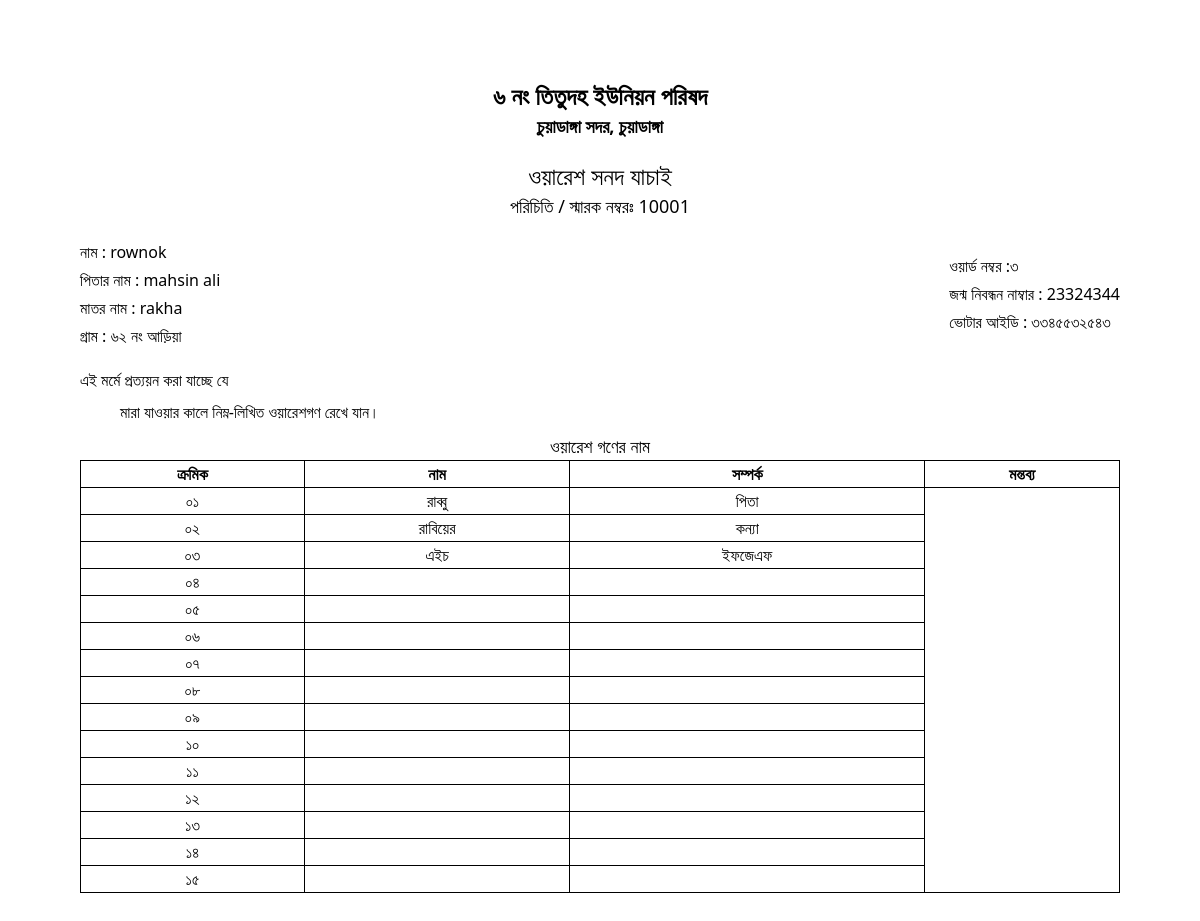
Page /waresreport.php?id=10001 on the committed database.
### tables this page shows
CREATE TABLE `wares` (
  `id` int(11) NOT NULL,
  `sarok` varchar(255) NOT NULL,
  `name` varchar(255) NOT NULL,
  `fathername` varchar(255) NOT NULL,
  `mothername` varchar(255) NOT NULL,
  `gram` varchar(255) NOT NULL,
  `word` varchar(255) NOT NULL,
  `deathno` varchar(255) NOT NULL,
  `voterid` varchar(255) NOT NULL,
  `mobileno` varchar(255) NOT NULL,
  `aname` varchar(255) NOT NULL,
  `w1` varchar(255) DEFAULT NULL,
  `w2` varchar(255) DEFAULT NULL,
  `w3` varchar(255) DEFAULT NULL,
  `w4` varchar(255) DEFAULT NULL,
  `w5` varchar(255) DEFAULT NULL,
  `w6` varchar(255) DEFAULT NULL,
  `w7` varchar(255) DEFAULT NULL,
  `w8` varchar(255) DEFAULT NULL,
  `w9` varchar(255) DEFAULT NULL,
  `w10` varchar(255) DEFAULT NULL,
  `w11` varchar(255) DEFAULT NULL,
  `w12` varchar(255) DEFAULT NULL,
  `w13` varchar(255) DEFAULT NULL,
  `w14` varchar(255) DEFAULT NULL,
  `w15` varchar(255) DEFAULT NULL,
  `r1` varchar(255) DEFAULT NULL,
  `r2` varchar(255) DEFAULT NULL,
  `r3` varchar(255) DEFAULT NULL,
  `r4` varchar(255) DEFAULT NULL,
  `r5` varchar(255) DEFAULT NULL,
  `r6` varchar(255) DEFAULT NULL,
  `r7` varchar(255) DEFAULT NULL,
  `r8` varchar(255) DEFAULT NULL,
  `r9` varchar(255) DEFAULT NULL,
  `r10` varchar(255) DEFAULT NULL,
  `r11` varchar(255) DEFAULT NULL,
  `r12` varchar(255) DEFAULT NULL,
  `r13` varchar(255) DEFAULT NULL,
  `r14` varchar(255) DEFAULT NULL,
  `r15` varchar(255) DEFAULT NULL
);

### waresreport.php (the view, shortened to what this page needs)
<?php
  include '_dbconnect.php';
  if (isset($_REQUEST['id'])) {
    $rid=$_REQUEST['id'];
    $query="SELECT * FROM `wares` WHERE sarok=$rid";
    $poriciti=mysqli_query($con,$query);
    $result=mysqli_fetch_array($poriciti);
}
?>
<!DOCTYPE html>
<html lang="en" dir="ltr">
<head>
    <script src="https://cdn.tailwindcss.com"></script>
</head>
<body class='bg-white mb-10'>
<div class='px-20 py-20 relative'>
<?php
                   $rid= $result['sarok'];
                   $name= $result['name'];
                   $fathername= $result['fathername'];
                   $mothername= $result['mothername'];
                   $gram= $result['gram'];
                   $word= $result['word'];
                   $birthno= $result['deathno'];
                   $voterid= $result['voterid'];
                   $w1= $result['w1'];
                   $w2= $result['w2'];
                   $w3= $result['w3'];
                   $w4= $result['w4'];
                   $w5= $result['w5'];
                   $w6= $result['w6'];
                   $w7= $result['w7'];
                   $w8= $result['w8'];
                   $w9= $result['w9'];
                   $w10= $result['w10'];
                   $w11= $result['w11'];
                   $w12= $result['w12'];
                   $w13= $result['w13'];
                   $w14= $result['w14'];
                   $w15= $result['w15'];
                   $r1= $result['r1'];
                   $r2= $result['r2'];
                   $r3= $result['r3'];
                   $r4= $result['r4'];
                   $r5= $result['r5'];
                   $r6= $result['r6'];
                   $r7= $result['r7'];
                   $r8= $result['r8'];
                   $r9= $result['r9'];
                   $r10= $result['r10'];
                   $r11= $result['r11'];
                   $r12= $result['r12'];
                   $r13= $result['r13'];
                   $r14= $result['r14'];
                   $r15= $result['r15'];
                    ?>
    <p class="text-2xl text-center font-semibold">৬ নং তিতুদহ ইউনিয়ন পরিষদ </p>
    <p class="text-lg text-center font-semibold mb-5">চুয়াডাঙ্গা সদর, চুয়াডাঙ্গা</p>
<p class='text-center font-medium text-2xl'>ওয়ারেশ সনদ যাচাই </p>
<p class='text-center font-medium text-lg'>পরিচিতি / স্মারক নম্বরঃ <span><?= $rid ?></span></p>
<div class='flex justify-between items-center my-5'>
        <div class="space-y-1">
        <p class=''> নাম : <span><?= $name ?></span> </p>
            <p class=''>পিতার নাম : <span><?= $fathername ?></span> </p>
            <p class=''>মাতর নাম : <span><?= $mothername ?></span> </p>
            <p class=''>গ্রাম : <span><?= $gram ?></span> </p>
        </div>
        <div class="space-y-1">
        <p class=''>ওয়ার্ড নম্বর :<span><?= $word ?></span>  </p>
            <p class=''>জন্ম নিবন্ধন নাম্বার : <span><?= $birthno ?></span>  </p>
            <p class=''>ভোটার আইডি : <span><?= $voterid ?></span> </p>
        </div>
</div>
<p>এই মর্মে প্রত্যয়ন করা যাচ্ছে যে</p>
<p class="ml-10 my-2">মারা যাওয়ার কালে নিম্ন-লিখিত ওয়ারেশগণ রেখে যান।</p>
<p class="text-center text-lg font-medium">ওয়ারেশ গণের নাম</p>
<table class='w-full table border border-black rounded-lg'>
        <thead>
            <tr>
                <th class='border border-black'>ক্রমিক</th>
                <th class='border border-black'>নাম</th>
                <th class='border border-black'>সম্পর্ক</th>
                <th class='border border-black'>মন্তব্য</th>
            </tr>
        </thead>
        <tbody>
            <tr>
                <td class='border border-black text-center'>০১</td>
                <td class='border border-black text-center'><?= $w1 ?></td>
                <td class='border border-black text-center'><?= $r1 ?></td>
            </tr>
            <tr>
                <td class='border border-black text-center'>০২</td>
                <td class='border border-black text-center'><?= $w2 ?></td>
                <td class='border border-black text-center'><?= $r2 ?></td>
            </tr>
            <tr>
                <td class='border border-black text-center'>০৩</td>
                <td class='border border-black text-center'><?= $w3 ?></td>
                <td class='border border-black text-center'><?= $r3 ?></td>
            </tr>
            <tr>
                <td class='border border-black text-center'>০৪</td>
                <td class='border border-black text-center'><?= $w4 ?></td>
                <td class='border border-black text-center'><?= $r4 ?></td>
            </tr>
            <tr>
                <td class='border border-black text-center'>০৫</td>
                <td class='border border-black text-center'><?= $w5 ?></td>
                <td class='border border-black text-center'><?= $r5 ?></td>
            </tr>
            <tr>
                <td class='border border-black text-center'>০৬</td>
                <td class='border border-black text-center'><?= $w6 ?></td>
                <td class='border border-black text-center'><?= $r6 ?></td>
            </tr>
            <tr>
                <td class='border border-black text-center'>০৭</td>
                <td class='border border-black text-center'><?= $w7 ?></td>
                <td class='border border-black text-center'><?= $r7 ?></td>
            </tr>
            <tr>
                <td class='border border-black text-center'>০৮</td>
                <td class='border border-black text-center'><?= $w8 ?></td>
                <td class='border border-black text-center'><?= $r8 ?></td>
            </tr>
            <tr>
                <td class='border border-black text-center'>০৯</td>
                <td class='border border-black text-center'><?= $w9 ?></td>
                <td class='border border-black text-center'><?= $r9 ?></td>
            </tr>
            <tr>
                <td class='border border-black text-center'>১০</td>
                <td class='border border-black text-center'><?= $w10 ?></td>
                <td class='border border-black text-center'><?= $r10 ?></td>
            </tr>
            <tr>
                <td class='border border-black text-center'>১১</td>
                <td class='border border-black text-center'><?= $w11 ?></td>
                <td class='border border-black text-center'><?= $r11 ?></td>
            </tr>
            <tr>
                <td class='border border-black text-center'>১২</td>
                <td class='border border-black text-center'><?= $w12 ?></td>
                <td class='border border-black text-center'><?= $r12 ?></td>
            </tr>
            <tr>
                <td class='border border-black text-center'>১৩</td>
                <td class='border border-black text-center'><?= $w13 ?></td>
                <td class='border border-black text-center'><?= $r13 ?></td>
            </tr>
            <tr>
                <td class='border border-black text-center'>১৪</td>
                <td class='border border-black text-center'><?= $w14 ?></td>
                <td class='border border-black text-center'><?= $r14 ?></td>
            </tr>
            <tr>
                <td class='border border-black text-center'>১৫</td>
                <td class='border border-black text-center'><?= $w15 ?></td>
                <td class='border border-black text-center'><?= $r15 ?></td>
            </tr>
        </tbody>
</table>
</div>
</body>
</html>

### rows in the picture
wares: sarok "10001", name "rownok", fathername "mahsin ali", mothername "rakha", gram "৬২ নং আড়িয়া", word "৩", deathno "23324344", voterid "৩৩৪৫৫৩২৫৪৩", w1 "রাব্বু", r1 "পিতা", w2 "রাবিয়ের", r2 "কন্যা", w3 "এইচ", r3 "ইফজেএফ"
